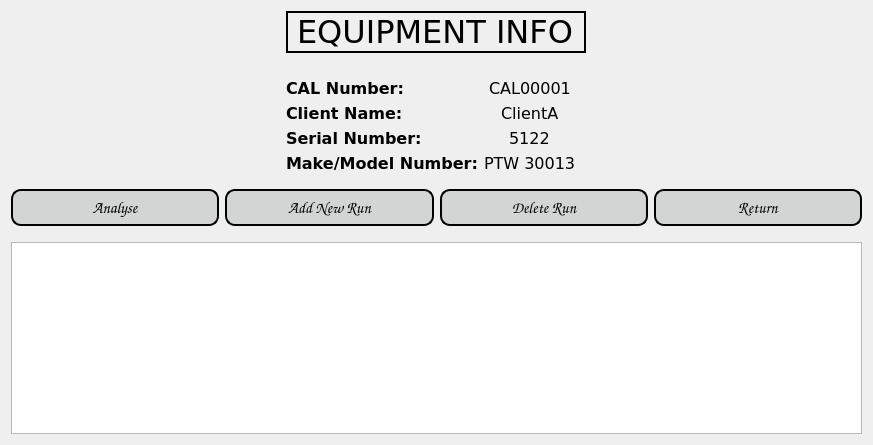
            <widget class="QWidget" name="equipmentInfoPage">
             <property name="font">
              <font>
               <family>Verdana</family>
               <pointsize>16</pointsize>
              </font>
             </property>
             <layout class="QVBoxLayout" name="verticalLayout_34">
              <item alignment="Qt::AlignHCenter">
               <widget class="QLabel" name="label_47">
                <property name="maximumSize">
                 <size>
                  <width>16777215</width>
                  <height>50</height>
                 </size>
                </property>
                <property name="font">
                 <font>
                  <family>Verdana</family>
                  <pointsize>24</pointsize>
                 </font>
                </property>
                <property name="frameShape">
                 <enum>QFrame::WinPanel</enum>
                </property>
                <property name="text">
                 <string>EQUIPMENT INFO</string>
                </property>
               </widget>
              </item>
              <item>
               <spacer name="horizontalSpacer_2">
                <property name="orientation">
                 <enum>Qt::Horizontal</enum>
                </property>
                <property name="sizeHint" stdset="0">
                 <size>
                  <width>40</width>
                  <height>20</height>
                 </size>
                </property>
               </spacer>
              </item>
              <item>
               <layout class="QHBoxLayout" name="horizontalLayout_33">
                <property name="rightMargin">
                 <number>11</number>
                </property>
                <item>
                 <spacer name="horizontalSpacer_20">
                  <property name="orientation">
                   <enum>Qt::Horizontal</enum>
                  </property>
                  <property name="sizeType">
                   <enum>QSizePolicy::Expanding</enum>
                  </property>
                  <property name="sizeHint" stdset="0">
                   <size>
                    <width>275</width>
                    <height>20</height>
                   </size>
                  </property>
                 </spacer>
                </item>
                <item>
                 <layout class="QVBoxLayout" name="verticalLayout_32">
                  <item>
                   <widget class="QLabel" name="label_39">
                    <property name="font">
                     <font>
                      <family>Verdana</family>
                      <pointsize>12</pointsize>
                      <weight>75</weight>
                      <bold>true</bold>
                     </font>
                    </property>
                    <property name="text">
                     <string>CAL Number:</string>
                    </property>
                   </widget>
                  </item>
                  <item>
                   <widget class="QLabel" name="label_40">
                    <property name="font">
                     <font>
                      <family>Verdana</family>
                      <pointsize>12</pointsize>
                      <weight>75</weight>
                      <bold>true</bold>
                     </font>
                    </property>
                    <property name="text">
                     <string>Client Name:</string>
                    </property>
                   </widget>
                  </item>
                  <item>
                   <widget class="QLabel" name="label_41">
                    <property name="font">
                     <font>
                      <family>Verdana</family>
                      <pointsize>12</pointsize>
                      <weight>75</weight>
                      <bold>true</bold>
                     </font>
                    </property>
                    <property name="text">
                     <string>Serial Number:</string>
                    </property>
                   </widget>
                  </item>
                  <item>
                   <widget class="QLabel" name="label_42">
                    <property name="font">
                     <font>
                      <family>Verdana</family>
                      <pointsize>12</pointsize>
                      <weight>75</weight>
                      <bold>true</bold>
                     </font>
                    </property>
                    <property name="text">
                     <string>Make/Model Number:</string>
                    </property>
                   </widget>
                  </item>
                 </layout>
                </item>
                <item>
                 <layout class="QVBoxLayout" name="verticalLayout_33">
                  <item alignment="Qt::AlignHCenter">
                   <widget class="QLabel" name="label_eqCAL">
                    <property name="font">
                     <font>
                      <family>Verdana</family>
                      <pointsize>12</pointsize>
                     </font>
                    </property>
                    <property name="text">
                     <string>CAL00001</string>
                    </property>
                   </widget>
                  </item>
                  <item alignment="Qt::AlignHCenter">
                   <widget class="QLabel" name="label_eqCN">
                    <property name="font">
                     <font>
                      <family>Verdana</family>
                      <pointsize>12</pointsize>
                     </font>
                    </property>
                    <property name="text">
                     <string>ClientA</string>
                    </property>
                   </widget>
                  </item>
                  <item alignment="Qt::AlignHCenter">
                   <widget class="QLabel" name="label_eqSN">
                    <property name="font">
                     <font>
                      <family>Verdana</family>
                      <pointsize>12</pointsize>
                     </font>
                    </property>
                    <property name="text">
                     <string>5122</string>
                    </property>
                   </widget>
                  </item>
                  <item alignment="Qt::AlignHCenter">
                   <widget class="QLabel" name="label_eqMN">
                    <property name="font">
                     <font>
                      <family>Verdana</family>
                      <pointsize>12</pointsize>
                     </font>
                    </property>
                    <property name="text">
                     <string>PTW 30013</string>
                    </property>
                   </widget>
                  </item>
                 </layout>
                </item>
                <item>
                 <spacer name="horizontalSpacer_19">
                  <property name="orientation">
                   <enum>Qt::Horizontal</enum>
                  </property>
                  <property name="sizeType">
                   <enum>QSizePolicy::Expanding</enum>
                  </property>
                  <property name="sizeHint" stdset="0">
                   <size>
                    <width>275</width>
                    <height>20</height>
                   </size>
                  </property>
                 </spacer>
                </item>
               </layout>
              </item>
              <item>
               <spacer name="verticalSpacer_3">
                <property name="orientation">
                 <enum>Qt::Vertical</enum>
                </property>
                <property name="sizeType">
                 <enum>QSizePolicy::Fixed</enum>
                </property>
                <property name="sizeHint" stdset="0">
                 <size>
                  <width>20</width>
                  <height>10</height>
                 </size>
                </property>
               </spacer>
              </item>
              <item>
               <layout class="QHBoxLayout" name="horizontalLayout_34">
                <item>
                 <widget class="QPushButton" name="analyseButton">
                  <property name="font">
                   <font>
                    <family>Comic Sans MS</family>
                    <pointsize>-1</pointsize>
                    <weight>75</weight>
                    <italic>false</italic>
                    <bold>true</bold>
                   </font>
                  </property>
                  <property name="styleSheet">
                   <string notr="true">QPushButton{
background-color: rgb(211, 213, 213);
color:black;
border-style:outset;
border-width:2px;
border-radius:10px;
border-color: black;
font:bold 16px;
padding: 6;
}

QPushButton:hover{
background-color: rgb(83, 82, 82);
color: white;
}

QPushButton:pressed{
background-color: white;
}
</string>
                  </property>
                  <property name="text">
                   <string>Analyse</string>
                  </property>
                 </widget>
                </item>
                <item>
                 <widget class="QPushButton" name="importButton">
                  <property name="font">
                   <font>
                    <family>Comic Sans MS</family>
                    <pointsize>-1</pointsize>
                    <weight>75</weight>
                    <italic>false</italic>
                    <bold>true</bold>
                   </font>
                  </property>
                  <property name="styleSheet">
                   <string notr="true">QPushButton{
background-color: rgb(211, 213, 213);
color:black;
border-style:outset;
border-width:2px;
border-radius:10px;
border-color: black;
font:bold 16px;
padding: 6;
}

QPushButton:hover{
background-color: rgb(83, 82, 82);
color: white;
}

QPushButton:pressed{
background-color: white;
}
</string>
                  </property>
                  <property name="text">
                   <string>Add New Run</string>
                  </property>
                 </widget>
                </item>
                <item>
                 <widget class="QPushButton" name="deleteRunButton">
                  <property name="font">
                   <font>
                    <family>Comic Sans MS</family>
                    <pointsize>-1</pointsize>
                    <weight>75</weight>
                    <italic>false</italic>
                    <bold>true</bold>
                   </font>
                  </property>
                  <property name="styleSheet">
                   <string notr="true">QPushButton{
background-color: rgb(211, 213, 213);
color:black;
border-style:outset;
border-width:2px;
border-radius:10px;
border-color: black;
font:bold 16px;
padding: 6;
}

QPushButton:hover{
background-color: rgb(83, 82, 82);
color: white;
}

QPushButton:pressed{
background-color: white;
}
</string>
                  </property>
                  <property name="text">
                   <string>Delete Run</string>
                  </property>
                 </widget>
                </item>
                <item>
                 <widget class="QPushButton" name="returnButton_2">
                  <property name="font">
                   <font>
                    <family>Comic Sans MS</family>
                    <pointsize>-1</pointsize>
                    <weight>75</weight>
                    <italic>false</italic>
                    <bold>true</bold>
                   </font>
                  </property>
                  <property name="styleSheet">
                   <string notr="true">QPushButton{
background-color: rgb(211, 213, 213);
color:black;
border-style:outset;
border-width:2px;
border-radius:10px;
border-color: black;
font:bold 16px;
padding: 6;
}

QPushButton:hover{
background-color: rgb(83, 82, 82);
color: white;
}

QPushButton:pressed{
background-color: white;
}
</string>
                  </property>
                  <property name="text">
                   <string>Return</string>
                  </property>
                 </widget>
                </item>
               </layout>
              </item>
              <item>
               <spacer name="verticalSpacer_4">
                <property name="orientation">
                 <enum>Qt::Vertical</enum>
                </property>
                <property name="sizeType">
                 <enum>QSizePolicy::Fixed</enum>
                </property>
                <property name="sizeHint" stdset="0">
                 <size>
                  <width>20</width>
                  <height>10</height>
                 </size>
                </property>
               </spacer>
              </item>
              <item>
               <widget class="QTableView" name="runsTable">
                <property name="font">
                 <font>
                  <family>Verdana</family>
                  <pointsize>12</pointsize>
                 </font>
                </property>
                <attribute name="verticalHeaderVisible">
                 <bool>false</bool>
                </attribute>
               </widget>
              </item>
             </layout>
            </widget>
